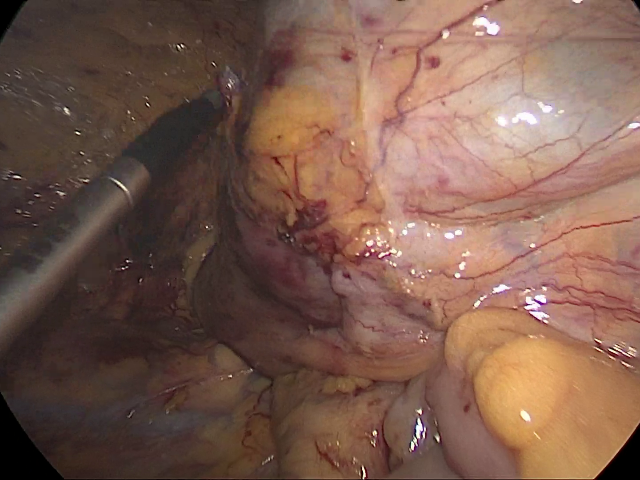
#> input picture Exercises/SegmentationI/img_01_raw.png, 640 x 480 px
$ jupyter execute --allow-errors Tutorial_06.ipynb   (shell and % lines are left out)
#> lines starting #> are read from the running program, lines starting #| are printed output that depends on the picture; after the words box and inside, x2 and y2 are one past the last pixel; in counts of white or black regions, pixels touching at a corner belong together
### <center><font> Tutorial #6 Computer- and robot-assisted surgery</font></center>
## <center><font> Segmentation I</font></center>
<center>&copy; Sebastian Bodenstedt, National Center for Tumor Diseases (NCT) Dresden<br>
    <a href="https://www.nct-dresden.de/"></a> </center>

## <center><font>Preperation</font></center>

For this tutorial, we will utilize the OpenCV, Matplotlib and NumPy:

[cell 1]
import cv2
import numpy as np
# Force Matplotlib to display data directly in Jupyter
from matplotlib import pyplot as plt

## <center><font>Basic functions</font></center>
We define a function for displaying grayscale images

[cell 2]
def show_gray(img, canvas=plt, title=""): # Later we want to draw on a different underground, so we define this as a parameter
    canvas.imshow(img, cmap='gray', vmin=0, vmax=255)
    if not title == "":
        canvas.set_title(title)

We can utilize OpenCV to read one of the images from HD and NumPy to process the data. The image can be converted to grayscale and displayed:Review

[cell 3]
img = cv2.imread("Exercises/SegmentationI/img_01_raw.png") # Read image from HD
#> img is the input picture: shape (480, 640, 3); mean B, G, R 78.3, 91.7, 123.5

img_rgb = cv2.cvtColor(img, cv2.COLOR_BGR2RGB) # Convert BGR to RGB

figure, axis = plt.subplots(1, 2, figsize=(15, 15)) # subplots let you visualize multiple outputs simultanously

img_gray = cv2.cvtColor(img, cv2.COLOR_BGR2GRAY) # Convert BGR to grayscale
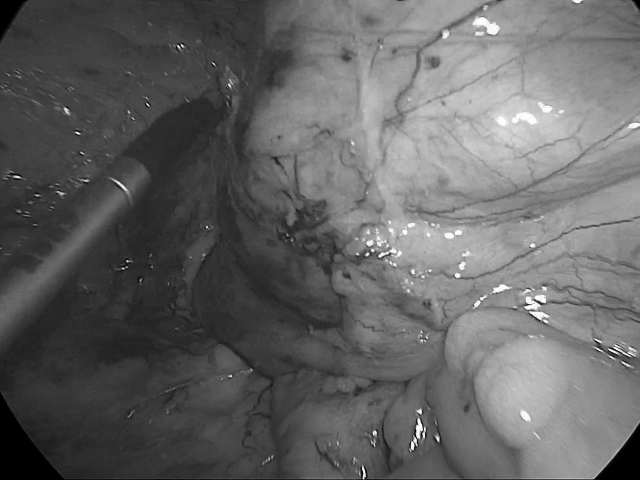
#> img_gray: shape (480, 640); min 0, max 255, mean 99.6

axis[0].imshow(img_rgb)
show_gray(img_gray, axis[1])

## <center><font>Segmentation with OpenCV and Scikit Image</font></center>

[cell 4]
img = cv2.imread("Exercises/SegmentationI/image_n0.png")
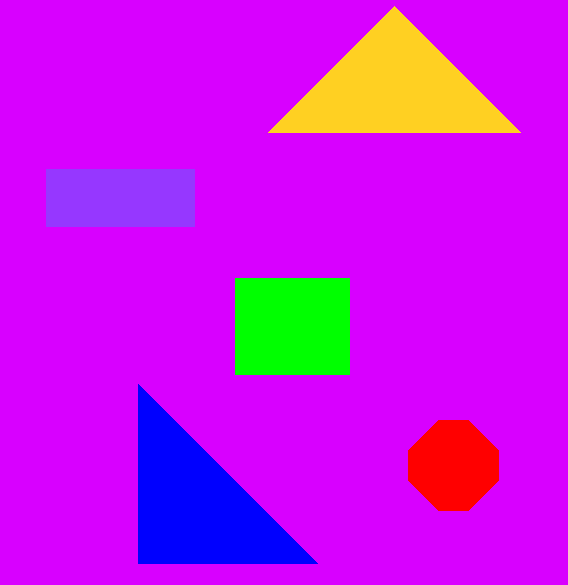
#> input picture Exercises/SegmentationI/image_n0.png, 568 x 585 px
#> img is the input picture: shape (585, 568, 3); mean B, G, R 230.8, 20.1, 199.1

img_rgb = cv2.cvtColor(img, cv2.COLOR_BGR2RGB) # Convert BGR to RGB
#> img_rgb: shape (585, 568, 3)

figure, axis = plt.subplots(1, 2, figsize=(15, 15)) # subplots let you visualize multiple outputs simultanously

img_gray = cv2.cvtColor(img, cv2.COLOR_BGR2GRAY) # Convert BGR to grayscale
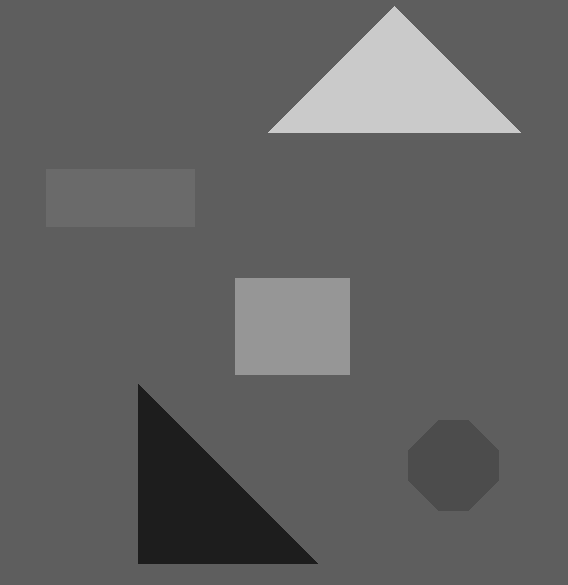
#> img_gray: shape (585, 568); min 29, max 202, mean 97.9

axis[0].imshow(img_rgb)
show_gray(img_gray, axis[1])

We can use the OpenCV to perform a simple threshold segmentation:

[cell 5]
threshold = 200
max_value = 255

threshold_type = cv2.THRESH_BINARY
#threshold_type = cv2.THRESH_BINARY_INV

_, dst = cv2.threshold(img_gray, threshold, max_value, threshold_type)
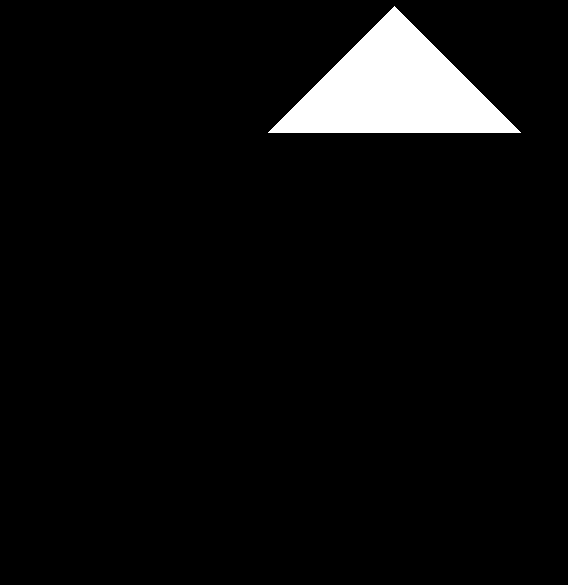
#> dst: shape (585, 568); 4.9% white; 1 white region, box (x1, y1, x2, y2) and area: (268, 6, 521, 133) 16129

figure, axis = plt.subplots(1, 2, figsize=(15, 15)) # subplots let you visualize multiple outputs simultanously

show_gray(img_gray, axis[0])
show_gray(dst, axis[1])

[cell 6]
def calc_histogram(image):
    num_values = 256 # Number of values to consider. For 8-bit 256 values are possible

    histogram = np.zeros(num_values, dtype=np.int64) # Initialize histogram with zeros

    for i in range(num_values): # Iterate over all possible values
        histogram[i] = np.sum(image == i) # Count occurences in data
    # OR:
    #histogram = cv2.calcHist([img_gray],[0],None,[256],[0,256])
    #histogram = hist.reshape(-1) # Modify shape
    normalized_histogram = histogram/(image.shape[0]*image.shape[1]) # Normalize histogram

    return normalized_histogram

We can also use Otsu thresholding to segment individual objects:

[cell 7]
from skimage.filters import threshold_multiotsu

classes = 6

thresholds_rgb = threshold_multiotsu(img_gray, classes) + 1 # Calculate the thresholds for the histogram bins
#> thresholds_rgb = [30, 77, 95, 107, 151]

print(thresholds_rgb)
#| [ 30  77  95 107 151]

figure, axis = plt.subplots(1, 3, figsize=(15, 15)) # subplots let you visualize multiple outputs simultanously

show_gray(img_gray, axis[0])

hist = calc_histogram(img_gray) # Calculate histogram
#> after the loop in calc_histogram, `for i in range(num_values):`: histogram = 256 values, max 273643 at index 94, min 0 at index 0, mean 1298
#> in calc_histogram, `normalized_histogram = histogram/(image.shape[0]*image.shape[1])`: normalized_histogram = 256 values, max 0.824 at index 94, min 0 at index 0, mean 0.00391
#> hist has the same summary as normalized_histogram in calc_histogram
axis[1].stairs(hist)
for thresh in thresholds_rgb: # Show bins
    axis[1].axvline(thresh, color='r')
#> this loop made 5 passes
#> thresh on passes 1 to 5: 30, 77, 95, 107, 151

regions = np.digitize(img_gray, bins=thresholds_rgb) # Assign each pixel to its bin
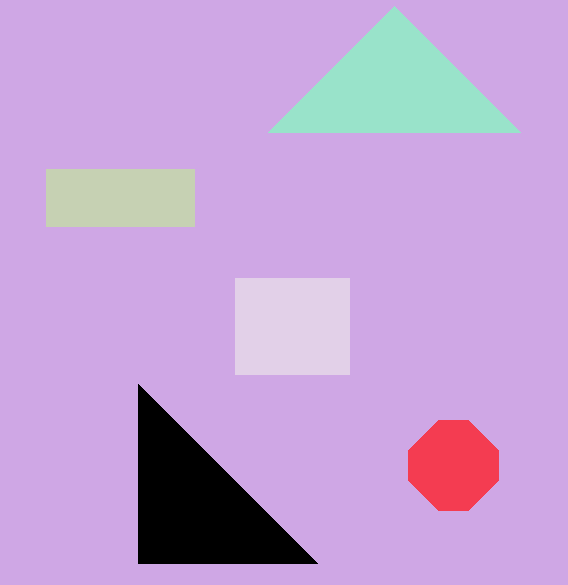
#> regions: shape (585, 568) int64; 6 distinct labels, from 0 to 5; one colour per label, 0 black

axis[2].imshow(regions, cmap='jet')

Sometimes it makes sense to examine the HSV color space:

[cell 8]
figure, axis = plt.subplots(3, 2, figsize=(15, 15)) # subplots let you visualize multiple outputs simultanously

img_hsv = cv2.cvtColor(img_rgb, cv2.COLOR_RGB2HSV)
#> img_hsv: shape (585, 568, 3); mean H, S, V 132, 251.9, 255

axis[0, 0].imshow(img_rgb)
show_gray(img_hsv[:, :, 0], axis[1, 0])
ind_red = img_hsv[:, :, 0] == 0
#> ind_red: shape (585, 568) bool; 1.9% white; 1 white region, box (x1, y1, x2, y2) and area: (408, 420, 499, 511) 6421
show_gray(ind_red*255, axis[2, 0])

img_rgb_mod = img_rgb.astype(np.int64) - 50
img_rgb_mod = np.clip(img_rgb_mod, 0, 255).astype(np.uint8)
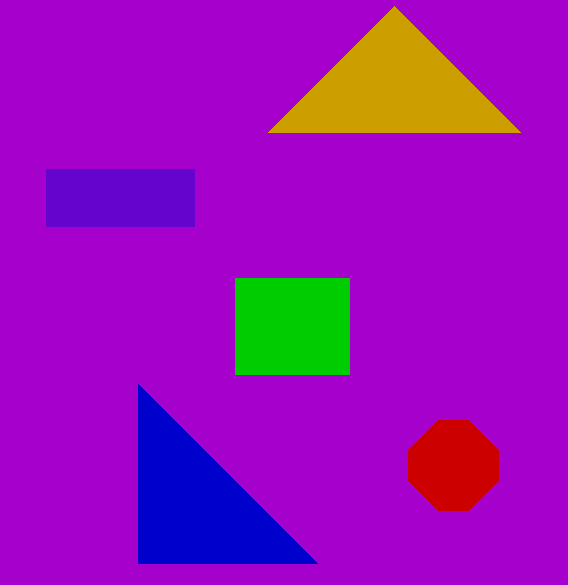
#> img_rgb_mod: shape (585, 568, 3); mean R, G, B 153.2, 14.7, 184.2

img_hsv_mod = cv2.cvtColor(img_rgb_mod, cv2.COLOR_RGB2HSV)
#> img_hsv_mod: shape (585, 568, 3); mean H, S, V 131.1, 254.8, 205

axis[0, 1].imshow(img_rgb_mod)
show_gray(img_hsv_mod[:, :, 0], axis[1, 1])
ind_red_mod = img_hsv_mod[:, :, 0] == 0
show_gray(ind_red_mod*255, axis[2, 1])

We will now try to implement our own version of the Region Growing algorithm. First we load a suitable image:

[cell 9]
img = cv2.imread("Exercises/SegmentationI/ct.png")
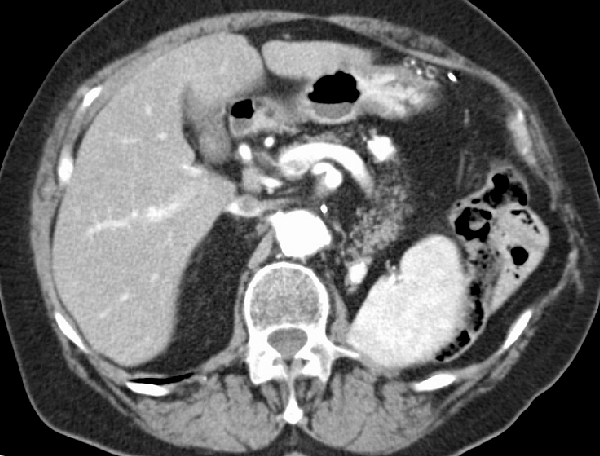
#> input picture Exercises/SegmentationI/ct.png, 600 x 456 px
#> img is the input picture: shape (456, 600, 3); mean B, G, R 104.7, 104.7, 104.7

img_gray = cv2.cvtColor(img, cv2.COLOR_BGR2GRAY)
#> img_gray: shape (456, 600)

show_gray(img_gray)

We then define a few seeds:

#> (a cell that did not finish here is left out)

Now we implement our own region growing algorithm:

[cell 11]
def region_growing(image, seeds, threshold):
    segmentation = np.zeros(image.shape, dtype=bool)
    visited = np.zeros(image.shape, dtype=bool)

    # TODO Implement ;)

    return segmentation

We then try out our new routine on an image:

[cell 12]
seeds = [[300, 100],
         [200, 120],
         [150, 90],
         [100, 165]]

threshold = 1

seg = region_growing(img_gray, seeds, threshold)
#> seg: shape (456, 600) bool; every value is 0

seg = seg.astype(np.uint8)*255

figure, axis = plt.subplots(1, 3, figsize=(15, 15)) # subplots let you visualize multiple outputs simultanously

show_gray(img_gray, axis[0])
axis[1].imshow(img_rgb)
show_gray(seg, axis[2])

We can also try out Active Contours:

[cell 13]
# We define first a circle
radius = 35
y = 300
x = 285
s = np.linspace(0, 2*np.pi, 200)
r = y + radius*np.sin(s)
c = x + radius*np.cos(s)
init = np.array([r, c]).T

show_gray(img_gray)
plt.plot(init[:, 1], init[:, 0], '--r', lw=3)
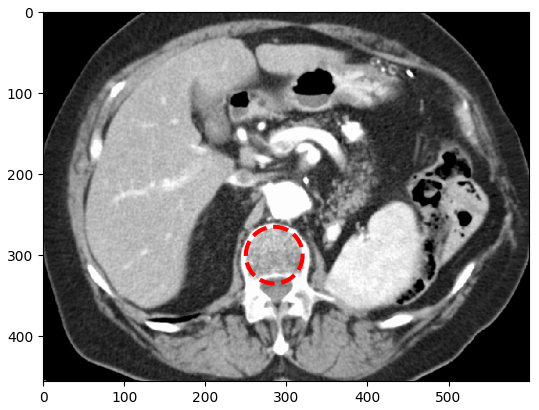
#> figure drawn by matplotlib, 1 panel

[cell 14]
from skimage.segmentation import active_contour

snake = active_contour(img_gray, init, alpha=0.015, beta=10, gamma=0.001)
#> snake = 200 pairs, first value 267 to 331.2, second value 248.2 to 318

figure, axis = plt.subplots(1, 2, figsize=(15, 15)) # subplots let you visualize multiple outputs simultanously

show_gray(img_gray, axis[0])
axis[0].plot(init[:, 1], init[:, 0], '--r', lw=3)

show_gray(img_gray, axis[1])
axis[1].plot(snake[:, 1], snake[:, 0], '-b', lw=3)
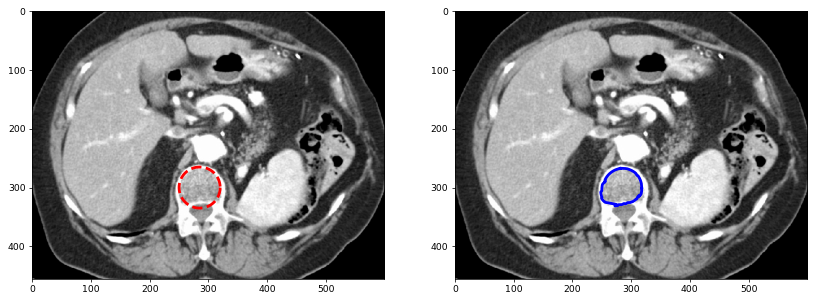
#> figure drawn by matplotlib, 2 panels

## <center><font>Segmentation with OpenCV and Scikit Image</font></center>
Try to find the hidden message ;)

[cell 15]
img = cv2.imread("Exercises/SegmentationI/hidden.png")
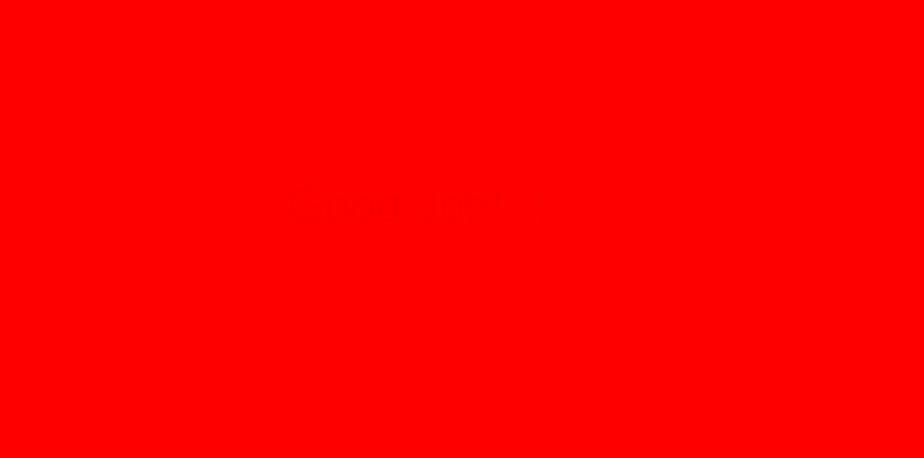
#> input picture Exercises/SegmentationI/hidden.png, 924 x 458 px
#> img is the input picture: shape (458, 924, 3); mean B, G, R 0, 0, 255

plt.imshow(img)
